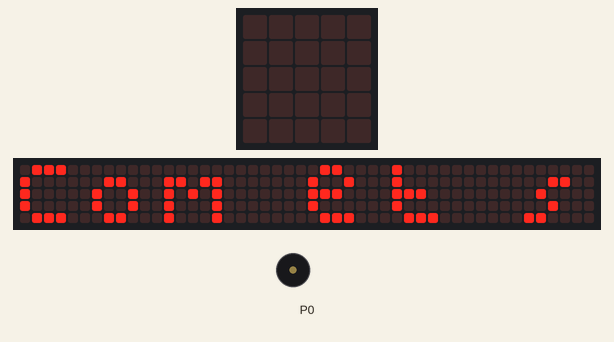
Bench run of a program on a simulated BBC micro:bit (MakeCode). On the bench: the board's 5×5 LED display, a strip that is not on the board, showing the scrolling text unrolled, buzzer (waves = sounding). The 48×5 strip is a reading aid, not a part: it shows the text the display is scrolling, unrolled, one strip-width of it at a time. At 21.5 s the program stops and its outputs stay as they are.

Above: at 3.4 s.
At 17.2 s:
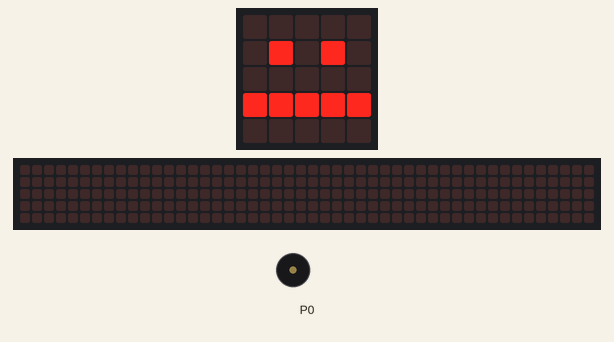
At 17.6 s:
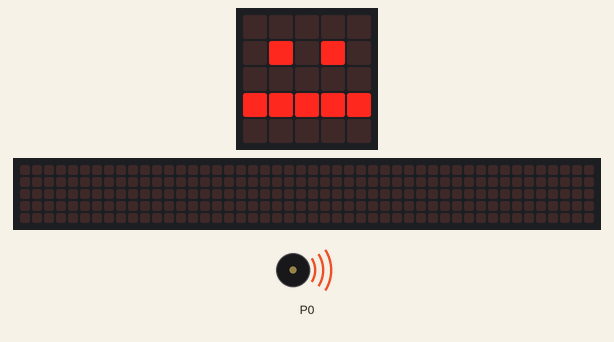
At 19.1 s:
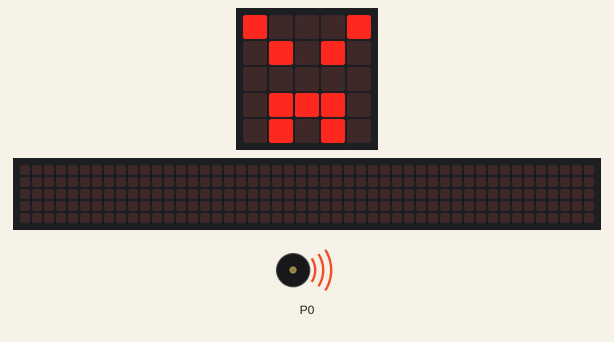
Timing chart, 0 to 23.0 s (numbered marks = the images above):
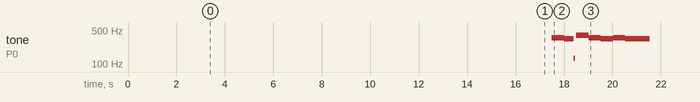

The program:

main.ts
```typescript
basic.showString("Com et sents avui?")
basic.showLeds(`
    . . . . .
    . # . # .
    . . . . .
    # # # # #
    . . . . .
    `)
music.play(music.stringPlayable("F E G F E F E E ", 120), music.PlaybackMode.InBackground)
basic.pause(500)
basic.showLeds(`
    # . . . #
    . # . # .
    . . . . .
    . # # # .
    . # . # .
    `)
music.play(music.tonePlayable(131, music.beat(BeatFraction.Eighth)), music.PlaybackMode.InBackground)
basic.pause(500)
```

test.ts
```typescript
// aquí va el archivo "tests"; esto no se compilará cuando este paquete se utilice como una extensión.
```

Measured:
- by itself, tone on P0: plays 349 Hz for 0.51 s, 330 Hz for 0.40 s, 131 Hz for 0.06 s, 392 Hz for 0.51 s, 349 Hz for 0.51 s, 330 Hz for 0.51 s … (8 notes in this stretch)
- what the display in image 0 shows lasts 0.5 s, from 3.3 s to 3.8 s
- what the display in image 1 shows lasts 0.9 s, from 17.1 s to 18.0 s
